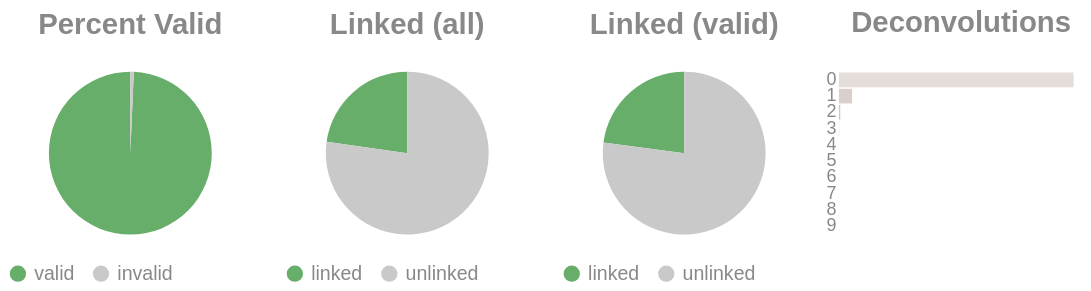

Source (notebook cell):
### Code cell
if SKIPLR:
    pass
else:
    clash = Counter()
    for i in valids['molecule'].to_list():
        _mol = i.split("-")
        if len(_mol) == 1:
            clash.update('0')
        else:
            clash.update(_mol[-1])

    _d = {"deconvolutions": [], 'count': []}
    for k,v in clash.items():
        _d['deconvolutions'].append(k)
        _d['count'].append(v)

    tot_valid = valids['reads'].sum()
    mask = valids['reads'] >= 2
    n_linked_reads = valids.filter(mask)['reads'].sum()
    if n_linked_reads == 0:
        print_html("No linked molecules (>=2 reads) were detected; skipping linked-only distributions.")
        SKIPLR = True
    else:
        perc_valid = round(tot_valid / n_reads, 4)
        linked_perc_abs = round(n_linked_reads / n_reads, 4)
        linked_perc = round(n_linked_reads / tot_valid, 4)

    _valid = pl.DataFrame({"valids": ['valid', 'invalid'], "count": [tot_valid, n_reads - tot_valid]})
    _linked_abs = pl.DataFrame({"linked (absolute)": ['linked', 'unlinked'], "count": [n_linked_reads, n_reads - n_linked_reads]})
    _linked_rel = pl.DataFrame({"linked (valids)": ['linked', 'unlinked'], "count": [n_linked_reads, tot_valid - n_linked_reads]})

    (
        alt.hconcat(
            piechart(_valid, goodval = 'valid', title = "Percent Valid"),
            piechart(_linked_abs, goodval = "linked", title =  "Linked (all)"),
            piechart(_linked_rel, goodval = "linked", title =  "Linked (valid)"),
            convolutionbar(pl.DataFrame(_d), title = "Deconvolutions"),
            center = True,
            bounds = 'flush'
        )
        .resolve_scale(color='independent')
        .resolve_legend('independent')
        .properties(usermeta={'embedOptions': {"actions": False}})
    ).display()

### Figure 1 — Vega-Lite specification as saved in the notebook (floating-point values rounded to 4 significant figures)
{"width": "container", "height": 400, "config": {"title": {"anchor": "start", "dy": -15, "fontSize": 18, "color": "#888888", "subtitleColor": "#888888", "subtitleFontSize": 14}, "arc": {"fill": "#0072B2"}, "axis": {"domainColor": "#888888", "domainWidth": 0.5, "gridWidth": 0.2, "grid": false, "titleFontWeight": 400, "titleFontSize": 15, "labelFontSize": 11, "labelColor": "#888888", "tickColor": "#888888", "tickWidth": 0.2, "titleColor": "#888888"}, "axisBand": {"grid": false}, "axisX": {"grid": true, "tickSize": 10, "domainCap": "round"}, "axisY": {"domain": false, "grid": true, "tickSize": 0, "domainCap": "round"}, "background": "transparent", "header": {"labelFontSize": 15, "labelColor": "#888888", "titleFontSize": 15, "titleFontWeight": 600, "titleColor": "#888888"}, "legend": {"labelFont": "sans-serif", "labelFontSize": 12, "labelColor": "#888888", "symbolSize": 100, "symbolType": "circle", "titleFontSize": 12, "titlePadding": 10, "titleColor": "#888888", "title": null}, "range": {"category": ["#E69F00", "#56B4E9", "#009E73", "#F0E442", "#0072B2", "#D55E00", "#CC79A7", "#000000"], "diverging": ["#cfe8f3", "#a2d4ec", "#73bfe2", "#46abdb", "#1696d2", "#12719e"]}, "area": {"fill": "#0072B2", "fillOpacity": 0.7, "line": true, "strokeOpacity": 0.7}, "line": {"color": "#0072B2", "stroke": "#0072B2", "strokeWidth": 2}, "trail": {"color": "#0072B2", "stroke": "#0072B2", "strokeWidth": 0, "size": 1}, "point": {"filled": true, "fillOpacity": 1.0, "size": 95}, "text": {"color": "#888888", "fontSize": 11, "align": "right", "fontWeight": 400, "size": 11}, "bar": {"fill": "#0072B2", "stroke": null}, "view": {"stroke": null, "continuousWidth": 660, "continuousHeight": 400}}, "hconcat": [{"data": {"name": "data-00c6840ceebb9d05285f66a1392908ec"}, "mark": {"type": "arc"}, "encoding": {"color": {"field": "valids", "legend": {"orient": "bottom", "title": null}, "scale": {"domain": ["valid", "invalid"], "range": ["#68ae6b", "#C9C9C9"]}, "title": "Valids", "type": "nominal"}, "theta": {"field": "count", "type": "quantitative"}, "tooltip": [{"field": "valids", "title": "Valids", "type": "ordinal"}, {"field": "percent", "format": ".2%", "title": "Percent", "type": "quantitative"}, {"field": "count", "title": "Count", "type": "quantitative"}]}, "height": 100, "title": {"text": "Percent Valid", "align": "center", "anchor": "middle"}, "transform": [{"calculate": "datum.count / 7681587", "as": "percent"}], "width": 150}, {"data": {"name": "data-0883a968cda3025e28f181305c0570fb"}, "mark": {"type": "arc"}, "encoding": {"color": {"field": "linked (absolute)", "legend": {"orient": "bottom", "title": null}, "scale": {"domain": ["linked", "unlinked"], "range": ["#68ae6b", "#C9C9C9"]}, "title": "Linked (Absolute)", "type": "nominal"}, "theta": {"field": "count", "type": "quantitative"}, "tooltip": [{"field": "linked (absolute)", "title": "Linked (Absolute)", "type": "ordinal"}, {"field": "percent", "format": ".2%", "title": "Percent", "type": "quantitative"}, {"field": "count", "title": "Count", "type": "quantitative"}]}, "height": 100, "title": {"text": "Linked (all)", "align": "center", "anchor": "middle"}, "transform": [{"calculate": "datum.count / 7681587", "as": "percent"}], "width": 150}, {"data": {"name": "data-a21b8f7b258641014e72f5ff682b7852"}, "mark": {"type": "arc"}, "encoding": {"color": {"field": "linked (valids)", "legend": {"orient": "bottom", "title": null}, "scale": {"domain": ["linked", "unlinked"], "range": ["#68ae6b", "#C9C9C9"]}, "title": "Linked (Valids)", "type": "nominal"}, "theta": {"field": "count", "type": "quantitative"}, "tooltip": [{"field": "linked (valids)", "title": "Linked (Valids)", "type": "ordinal"}, {"field": "percent", "format": ".2%", "title": "Percent", "type": "quantitative"}, {"field": "count", "title": "Count", "type": "quantitative"}]}, "height": 100, "title": {"text": "Linked (valid)", "align": "center", "anchor": "middle"}, "transform": [{"calculate": "datum.count / 7628945", "as": "percent"}], "width": 150}, {"data": {"name": "data-c2436b578228515acceb4876fe97164f"}, "mark": {"type": "bar"}, "encoding": {"color": {"field": "deconvolutions", "legend": null, "scale": {"scheme": "lightgreyred"}, "type": "nominal"}, "tooltip": [{"field": "deconvolutions", "title": "Deconvolutions", "type": "ordinal"}, {"field": "percent", "format": ".2%", "title": "Percent", "type": "quantitative"}, {"field": "count", "title": "Count", "type": "quantitative"}], "x": {"axis": null, "field": "count", "type": "quantitative"}, "y": {"field": "deconvolutions", "sort": "ascending", "title": null, "type": "nominal"}}, "height": 100, "title": {"text": "Deconvolutions", "align": "center", "anchor": "middle"}, "transform": [{"calculate": "datum.count / 6635037", "as": "percent"}], "width": 150}], "bounds": "flush", "center": true, "resolve": {"legend": {"angle": "independent"}, "scale": {"color": "independent"}}, "usermeta": {"embedOptions": {"actions": false}}, "$schema": "https://vega.github.io/schema/vega-lite/v6.1.0.json", "datasets": {"data-00c6840ceebb9d05285f66a1392908ec": [{"valids": "valid", "count": 7628945}, {"valids": "invalid", "count": 52642}], "data-0883a968cda3025e28f181305c0570fb": [{"linked (absolute)": "linked", "count": 1748788}, {"linked (absolute)": "unlinked", "count": 5932799}], "data-a21b8f7b258641014e72f5ff682b7852": [{"linked (valids)": "linked", "count": 1748788}, {"linked (valids)": "unlinked", "count": 5880157}], "data-c2436b578228515acceb4876fe97164f": [{"deconvolutions": "0", "count": 6244429}, {"deconvolutions": "1", "count": 349722}, {"deconvolutions": "2", "count": 35311}, {"deconvolutions": "3", "count": 4688}, {"deconvolutions": "4", "count": 732}, {"deconvolutions": "5", "count": 130}, {"deconvolutions": "6", "count": 18}, {"deconvolutions": "7", "count": 5}, {"deconvolutions": "8", "count": 1}, {"deconvolutions": "9", "count": 1}]}}
